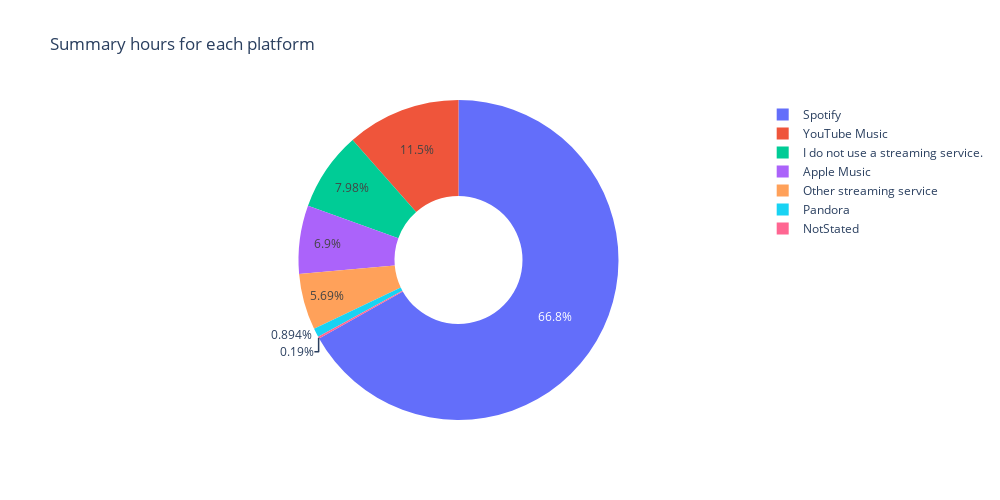

The code cell stored with this chart in its notebook:
### Code cell
#Just show this df again (not necessary)
dfHourPlat = df.loc[:,['Primary streaming service','Hours per day']]

#Plot
fig = px.pie(
    dfHourPlat, 
    values='Hours per day', 
    names='Primary streaming service',
    title='Summary hours for each platform',
    hole=.4,
    width=1000,
    height=500
)
fig.show()

### Figure 1 — Plotly figure (JSON) as saved in the notebook; plotly's stock layout.template omitted (floating-point values rounded to 4 significant figures; data arrays with more than 128 entries replaced by an {"elided": "..."} marker saying what was removed)
{"data": [{"domain": {"x": [0, 1], "y": [0, 1]}, "hole": 0.4, "hovertemplate": "Primary streaming service=%{label}<br>Hours per day=%{value}<extra></extra>", "labels": {"elided": "736 str values"}, "legendgroup": "", "name": "", "showlegend": true, "type": "pie", "values": {"elided": "736 float values"}}], "layout": {"height": 500, "legend": {"tracegroupgap": 0}, "title": {"text": "Summary hours for each platform"}, "width": 1000}}
